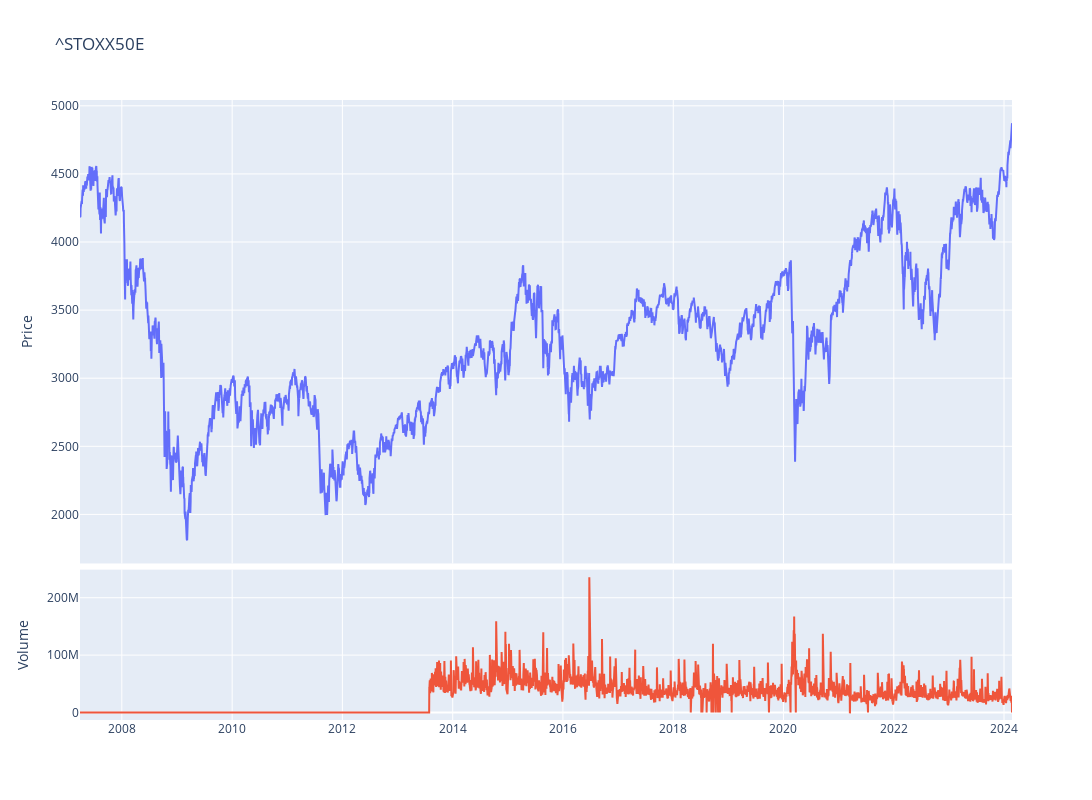

Notebook cell for this chart:
### Code cell
fig = make_subplots(rows=4, cols=1,shared_xaxes=True,vertical_spacing=0.01,specs=[[{'rowspan':3,'colspan':1}],[None],[None],[{'rowspan':1,'colspan':1}]])

# Graph (1,1)
fig.add_trace(go.Scatter(x=stock_eu.index,y=stock_eu['Adj Close'],mode="lines",name=f"{ticker}"),row=1, col=1)
# Update xaxis properties
fig.update_yaxes(title_text="Price", row=1, col=1)

# Graph (4,1)
fig.add_trace(go.Scatter(x=stock_eu.index,y=stock_eu['Volume'],mode="lines",name='Volume'),row=4, col=1)
fig.update_yaxes(title_text="Volume", row=4, col=1)

fig.update_layout(height=800, width=1300,showlegend=False,title=f"{ticker}")

fig.show()

### Figure 1 — Plotly figure (JSON) as saved in the notebook; plotly's stock layout.template omitted (floating-point values rounded to 4 significant figures; data arrays with more than 128 entries replaced by an {"elided": "..."} marker saying what was removed)
{"data": [{"mode": "lines", "name": "^STOXX50E", "type": "scatter", "x": {"elided": "4240 str values"}, "xaxis": "x", "y": {"elided": "4240 float values"}, "yaxis": "y"}, {"mode": "lines", "name": "Volume", "type": "scatter", "x": {"elided": "4240 str values"}, "xaxis": "x2", "y": {"elided": "4240 int values"}, "yaxis": "y2"}], "layout": {"height": 800, "showlegend": false, "title": {"text": "^STOXX50E"}, "width": 1300, "xaxis": {"anchor": "y", "domain": [0, 1], "matches": "x2", "showticklabels": false}, "xaxis2": {"anchor": "y2", "domain": [0, 1]}, "yaxis": {"anchor": "x", "domain": [0.2525, 1], "title": {"text": "Price"}}, "yaxis2": {"anchor": "x2", "domain": [0, 0.2425], "title": {"text": "Volume"}}}}
